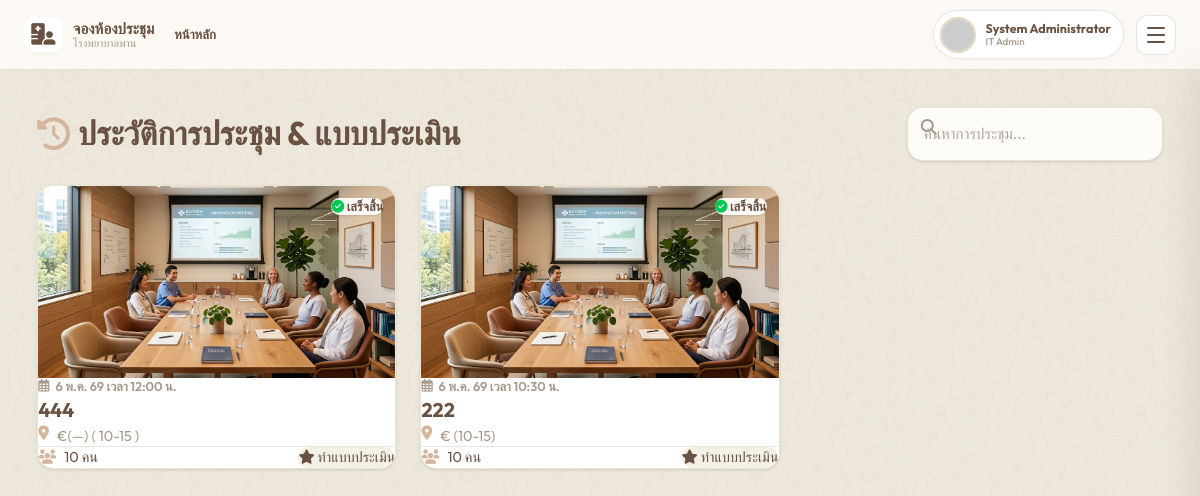
Screenshot of /dashboard.php?view=history (signed in) with the database file from the repository.
### tables this page shows
CREATE TABLE `bookings` (
  `id` int(10) unsigned NOT NULL AUTO_INCREMENT,
  `room_id` int(10) unsigned DEFAULT NULL,
  `user_id` int(10) unsigned NOT NULL,
  `title` varchar(255) NOT NULL,
  `description` text DEFAULT NULL,
  `start_time` datetime NOT NULL,
  `end_time` datetime NOT NULL,
  `participants_count` int(10) unsigned DEFAULT 0,
  `phone` varchar(20) DEFAULT NULL,
  `attachment_path` varchar(255) DEFAULT NULL,
  `department_name` varchar(100) DEFAULT NULL,
  `is_external` tinyint(1) DEFAULT 0,
  `external_org` varchar(255) DEFAULT NULL,
  `status` enum('pending','approved','rejected','cancelled','completed') DEFAULT 'pending',
  `created_at` timestamp NOT NULL DEFAULT current_timestamp(),
  `deleted_at` datetime DEFAULT NULL,
  PRIMARY KEY (`id`),
  KEY `room_id` (`room_id`),
  KEY `user_id` (`user_id`),
  KEY `idx_start_end` (`start_time`,`end_time`),
  KEY `idx_status` (`status`),
  KEY `idx_is_external` (`is_external`),
  CONSTRAINT `bookings_ibfk_1` FOREIGN KEY (`room_id`) REFERENCES `rooms` (`id`) ON DELETE SET NULL,
  CONSTRAINT `bookings_ibfk_2` FOREIGN KEY (`user_id`) REFERENCES `users` (`id`) ON DELETE CASCADE
);

CREATE TABLE `rooms` (
  `id` int(10) unsigned NOT NULL AUTO_INCREMENT,
  `name` varchar(100) NOT NULL,
  `capacity` int(10) unsigned NOT NULL,
  `location` varchar(255) DEFAULT NULL,
  `description` text DEFAULT NULL,
  `image_url` varchar(255) DEFAULT NULL,
  `images` text DEFAULT NULL,
  `status` enum('available','maintenance') DEFAULT 'available',
  `created_at` timestamp NOT NULL DEFAULT current_timestamp(),
  PRIMARY KEY (`id`)
);

### api/core/Database.php (called while the page is built, shortened)
<?php
class Database {
    private static $instance = null;
    private $pdo;
    private function __construct() {
        $dsn = "mysql:host=" . DB_HOST . ";dbname=" . DB_NAME . ";charset=utf8mb4";
        $options = [
            PDO::ATTR_ERRMODE            => PDO::ERRMODE_EXCEPTION,
            PDO::ATTR_DEFAULT_FETCH_MODE => PDO::FETCH_ASSOC,
            PDO::ATTR_EMULATE_PREPARES   => false,
        ];
        try {
            $this->pdo = new PDO($dsn, DB_USER, DB_PASS, $options);
        } catch (PDOException $e) {
            header('Content-Type: application/json');
            http_response_code(500);
            echo json_encode(['success' => false, 'message' => 'Database connection failed']);
            exit;
        }
    }
    public static function getInstance(): self {
        if (self::$instance === null) {
            self::$instance = new self();
        }
        return self::$instance;
    }
    public function getConnection(): PDO {
        return $this->pdo;
    }
}

### api/core/BookingRepository.php (called while the page is built, shortened)
<?php
class BookingRepository {
    private $db;
    public function __construct() {
        $this->db = Database::getInstance()->getConnection();
    }
    public function getAll(array $filters = []) {
        $sql = "SELECT b.*, r.name as room_name, r.location, u.first_name, u.last_name, u.emp_code, u.dept_name as user_dept
                FROM bookings b
                LEFT JOIN rooms r ON b.room_id = r.id
                JOIN users u ON b.user_id = u.id
                WHERE 1=1";
        $params = [];
        if (!empty($filters['only_trashed'])) {
            $sql .= " AND b.deleted_at IS NOT NULL";
        } else {
            $sql .= " AND b.deleted_at IS NULL";
        }
        $order = (!empty($filters['upcoming'])) ? "ASC" : "DESC";
        $sql .= " ORDER BY b.start_time $order";
        $stmt = $this->db->prepare($sql);
        $stmt->execute($params);
        return $stmt->fetchAll();
    }
}

### views/history.php (the view, shortened to what this page needs)
<?php
$repo = new BookingRepository();
$filters = [];
$bookings = $repo->getAll($filters);
$past_bookings = array_filter($bookings ?: [], function($b) {
    $end_time = $b['end_time'] ?? null;
    return in_array($b['status'] ?? '', ['approved', 'completed']) && $end_time && strtotime($end_time) < time();
});
$user_reviews = [];
$thai_months = [
    '01' => 'ม.ค.', '02' => 'ก.พ.', '03' => 'มี.ค.', '04' => 'เม.ย.',
    '05' => 'พ.ค.', '06' => 'มิ.ย.', '07' => 'ก.ค.', '08' => 'ส.ค.',
    '09' => 'ก.ย.', '10' => 'ต.ค.', '11' => 'พ.ย.', '12' => 'ธ.ค.'
];
function formatThaiDate($datetime, $months) {
    $time = strtotime($datetime);
    $d = date('j', $time);
    $m = $months[date('m', $time)];
    $y = (date('Y', $time) + 543) % 100;
    $t = date('H:i', $time);
    return "$d $m $y เวลา $t น.";
}
?>
<div class="flex flex-col gap-6 w-full animate-fade">
    <div class="flex flex-wrap justify-between items-center gap-4">
        <h2 class="text-2xl font-bold text-[#6A5243] flex items-center gap-2">
            <i class="fas fa-history text-[#D4B59D]"></i> ประวัติการประชุม & แบบประเมิน
        </h2>
        <div class="relative w-full sm:w-64">
            <input type="text" id="searchHistory" onkeyup="filterHistory()" placeholder="ค้นหาการประชุม..."
                   class="w-full pl-10 pr-4 py-2 rounded-xl border border-[#D4B59D]/30 focus:outline-none focus:border-[#D4B59D] bg-white text-[#6A5243] shadow-sm">
            <i class="fas fa-search absolute left-3.5 top-3 text-[#A79A8B]"></i>
        </div>
    </div>
    <?php if (count($past_bookings) > 0): ?>
        <div class="grid grid-cols-1 md:grid-cols-2 lg:grid-cols-3 gap-6">
            <?php foreach($past_bookings as $booking):
                $room_id = $booking['room_id'] ?? 1;
                $image_file = ($room_id % 2 == 0) ? 'room2.png' : 'room1.png';
                $image_url = 'assets/images/' . $image_file;
            ?>
            <div class="history-card bg-white rounded-2xl overflow-hidden shadow-sm border border-[#EBE6DA] hover:shadow-md transition-shadow flex flex-col group"
                 data-search="<?= htmlspecialchars(strtolower($booking['title'] . ' ' . ($booking['room_name'] ?? 'ภายนอกสถานที่') . ' ' . formatThaiDate($booking['start_time'], $thai_months))) ?>">
                <div class="relative h-48 overflow-hidden bg-[#EBE6DA]">
                    <img src="<?= $image_url ?>" alt="บรรยากาศห้องประชุม" class="w-full h-full object-cover group-hover:scale-105 transition-transform duration-500">
                    <div class="absolute top-3 right-3 bg-white/90 backdrop-blur-sm px-3 py-1 rounded-full text-xs font-bold text-[#6A5243] shadow-sm">
                        <i class="fas fa-check-circle text-green-500 mr-1"></i> เสร็จสิ้น
                    </div>
                </div>
                <div class="p-5 flex flex-col flex-grow">
                    <div class="mb-2 text-xs font-semibold text-[#A79A8B] flex items-center gap-1.5">
                        <i class="far fa-calendar-alt"></i>
                        <?= formatThaiDate($booking['start_time'], $thai_months) ?>
                    </div>
                    <h3 class="text-lg font-bold text-[#6A5243] mb-1 line-clamp-2" title="<?= htmlspecialchars($booking['title']) ?>">
                        <?= htmlspecialchars($booking['title']) ?>
                    </h3>
                    <div class="flex items-start gap-2 mb-4 text-sm text-[#A79A8B]">
                        <i class="fas fa-map-marker-alt mt-1 text-[#D4B59D]"></i>
                        <span><?= $booking['room_name'] ?? 'ภายนอกสถานที่' ?></span>
                    </div>
                    <div class="mt-auto pt-4 border-t border-[#EBE6DA] flex justify-between items-center">
                        <div class="flex items-center gap-2 text-sm text-[#6A5243]">
                            <i class="fas fa-users text-[#D4B59D]"></i> <?= $booking['participants_count'] ?> คน
                        </div>
                        <?php
                        $existingReview = $user_reviews[$booking['id']] ?? null;
                        $reviewJson = json_encode($existingReview);
                        ?>
                        <button class="px-3 py-1.5 rounded-lg <?= $existingReview ? 'bg-[#D4B59D] text-white' : 'bg-[#F3F0E6] text-[#6A5243]' ?> text-sm font-medium hover:bg-[#D4B59D] hover:text-white transition-colors" onclick='reviewMeeting(<?= $booking['id'] ?>, <?= htmlspecialchars($reviewJson, ENT_QUOTES, "UTF-8") ?>)'>
                            <i class="fas fa-star mr-1"></i> <?= $existingReview ? 'ดู/แก้ไขการประเมิน' : 'ทำแบบประเมิน' ?>
                        </button>
                    </div>
                </div>
            </div>
            <?php endforeach; ?>
        </div>
    <?php endif; ?>
</div>

### css/style.css (style rules this page uses)
:root { --primary: #6A5243; --primary-hover: #523E32; --primary-soft: rgba(106, 82, 67, 0.15); --secondary: #D4B59D; --accent: #E6D6BD; --success: #166534; --success-bg: #dcfce7; --warning: #854d0e; --warning-bg: #fef9c3; --danger: #991b1b; --danger-bg: #fee2e2; --sidebar-bg: #EBE6DA; --sidebar-text: #6A5243; --sidebar-active: #6A5243; --sidebar-active-bg: rgba(212, 181, 157, 0.3); --bg: #EBE6DA; --card: #F3F0E6; --text-main: #6A5243; --text-muted: #A79A8B; --border: rgba(106, 82, 67, 0.15); --shadow-sm: 0 2px 8px -2px rgba(106, 82, 67, 0.05); --shadow: 0 10px 25px -5px rgba(106, 82, 67, 0.05), 0 8px 10px -6px rgba(106, 82, 67, 0.01); --shadow-lg: 0 20px 30px -10px rgba(106, 82, 67, 0.08); --radius-sm: 0.5rem; --radius: 1rem; --radius-lg: 1.5rem; --transition: all 0.3s cubic-bezier(0.25, 0.8, 0.25, 1); --text-xs: clamp(0.7rem, 0.65rem + 0.25vw, 0.8rem); --text-sm: clamp(0.8rem, 0.75rem + 0.25vw, 0.9rem); --text-base: clamp(0.95rem, 0.9rem + 0.25vw, 1.05rem); --text-lg: clamp(1.1rem, 1.05rem + 0.25vw, 1.25rem); --text-xl: clamp(1.25rem, 1.15rem + 0.5vw, 1.5rem); --text-2xl: clamp(1.5rem, 1.3rem + 1vw, 2.25rem); --text-hero: clamp(2rem, 1.5rem + 2.5vw, 3.5rem); --space-xs: clamp(0.25rem, 0.2rem + 0.25vw, 0.5rem); --space-sm: clamp(0.5rem, 0.4rem + 0.5vw, 0.75rem); --space-md: clamp(1rem, 0.8rem + 1vw, 1.5rem); --space-lg: clamp(1.5rem, 1.2rem + 1.5vw, 2.5rem); --space-xl: clamp(2rem, 1.5rem + 2.5vw, 4rem); }
* { margin: 0; padding: 0; box-sizing: border-box; }
body { font-family: 'Outfit', 'Sarabun', sans-serif; background-color: var(--bg); color: var(--text-main); line-height: 1.6; -webkit-font-smoothing: antialiased; background-image: linear-gradient(rgba(235, 230, 218, 0.85), rgba(235, 230, 218, 0.85)), url('../assets/images/vine_pattern.png'); background-repeat: repeat; background-attachment: fixed; background-size: auto, 400px; }
input, select, textarea { width: 100%; padding: 0.85rem 1rem; border-radius: var(--radius); border: 1px solid var(--border); background: #FDFBF7; font-family: inherit; font-size: 0.95rem; transition: var(--transition); color: var(--text-main); }

### rows the page displays
bookings: start_time "6 พ.ค. 69 เวลา 12:00 น.", title "444", room.name "€(—) ( 10-15 )", participants_count "10"
bookings: start_time "6 พ.ค. 69 เวลา 10:30 น.", title "222", room.name "€ (10-15)", participants_count "10"

### other values shown
$titles[$view] "หน้าหลัก"
$user['first_name'] . ' ' . ($user['last_name'] ?? '') "System Administrator"
$user['position_name'] "IT Admin"
